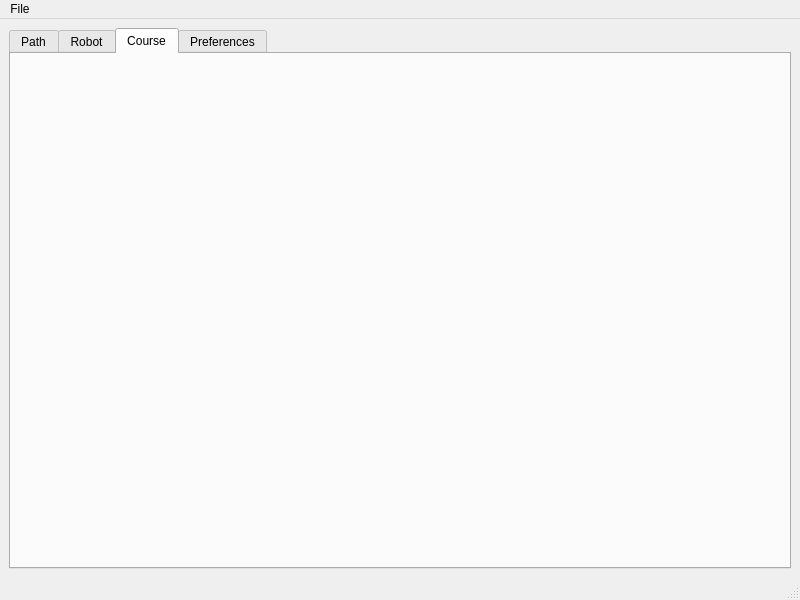
<?xml version="1.0" encoding="UTF-8"?>
<ui version="4.0">
 <class>MainWindow</class>
 <widget class="QMainWindow" name="MainWindow">
  <property name="geometry">
   <rect>
    <x>0</x>
    <y>0</y>
    <width>800</width>
    <height>600</height>
   </rect>
  </property>
  <property name="windowTitle">
   <string>MainWindow</string>
  </property>
  <widget class="QWidget" name="centralwidget">
   <layout class="QHBoxLayout" name="horizontalLayout">
    <item>
     <widget class="QTabWidget" name="tab_widget">
      <property name="currentIndex">
       <number>2</number>
      </property>
      <widget class="rip::gui::pathplanner::PathPlannerWidget" name="path">
       <attribute name="title">
        <string>Path</string>
       </attribute>
      </widget>
      <widget class="rip::gui::pathplanner::RobotSettingsWidget" name="robot_tab">
       <attribute name="title">
        <string>Robot</string>
       </attribute>
      </widget>
      <widget class="rip::gui::pathplanner::CourseSettingsWidget" name="course_tab">
       <attribute name="title">
        <string>Course</string>
       </attribute>
      </widget>
      <widget class="rip::gui::pathplanner::PreferencesWidget" name="preferences_tab">
       <attribute name="title">
        <string>Preferences</string>
       </attribute>
      </widget>
     </widget>
    </item>
   </layout>
  </widget>
  <widget class="QMenuBar" name="menubar">
   <property name="geometry">
    <rect>
     <x>0</x>
     <y>0</y>
     <width>800</width>
     <height>22</height>
    </rect>
   </property>
   <widget class="QMenu" name="menuFile">
    <property name="title">
     <string>File</string>
    </property>
    <addaction name="load_waypoints"/>
    <addaction name="load_world"/>
    <addaction name="save_trajectory"/>
    <addaction name="separator"/>
   </widget>
   <addaction name="menuFile"/>
  </widget>
  <widget class="QStatusBar" name="statusbar"/>
  <action name="load_waypoints">
   <property name="text">
    <string>Load Waypoints</string>
   </property>
  </action>
  <action name="save_trajectory">
   <property name="text">
    <string>Save Trajectory</string>
   </property>
  </action>
  <action name="preferences">
   <property name="text">
    <string>Preferences</string>
   </property>
  </action>
  <action name="load_world">
   <property name="text">
    <string>Load World</string>
   </property>
  </action>
 </widget>
 <customwidgets>
  <customwidget>
   <class>rip::gui::pathplanner::PreferencesWidget</class>
   <extends>QWidget</extends>
   <header>preferences_widget.hpp</header>
   <container>1</container>
  </customwidget>
  <customwidget>
   <class>rip::gui::pathplanner::PathPlannerWidget</class>
   <extends>QWidget</extends>
   <header>path_planner_widget.hpp</header>
   <container>1</container>
  </customwidget>
  <customwidget>
   <class>rip::gui::pathplanner::RobotSettingsWidget</class>
   <extends>QWidget</extends>
   <header>robot_settings_widget.hpp</header>
   <container>1</container>
  </customwidget>
  <customwidget>
   <class>rip::gui::pathplanner::CourseSettingsWidget</class>
   <extends>QWidget</extends>
   <header>course_settings_widget.hpp</header>
   <container>1</container>
  </customwidget>
 </customwidgets>
 <resources/>
 <connections/>
</ui>
